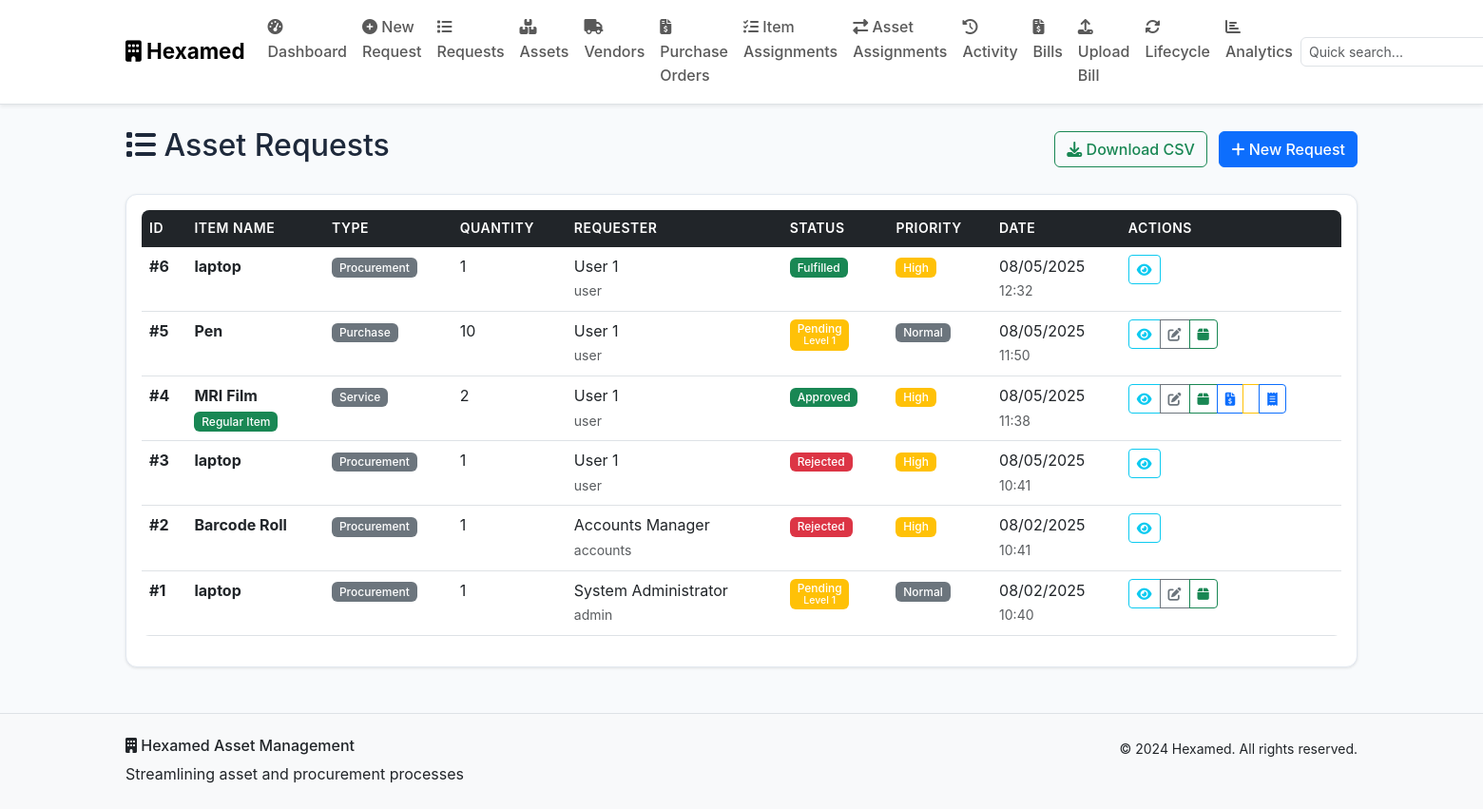
/requests (signed in), run on the app's committed database.
### models.py (models this page shows, shortened)
class AssetRequest(db.Model):
    id = db.Column(db.Integer, primary_key=True)
    item_name = db.Column(db.String(200), nullable=False)
    quantity = db.Column(db.Integer, nullable=False)
    purpose = db.Column(db.Text, nullable=False)
    request_type = db.Column(db.String(50), nullable=False)
    estimated_cost = db.Column(db.Float)
    urgency = db.Column(db.String(20), default='Normal')
    is_bulk_request = db.Column(db.Boolean, default=False)
    bulk_items = db.Column(db.Text)  # JSON array of items for bulk requests
    item_classification = db.Column(db.String(20))  # 'Regular' or 'Specific' - set by SCM
    status = db.Column(db.String(20), default='Pending')
    current_approval_level = db.Column(db.Integer, default=1)
    floor = db.Column(db.String(50))
    fulfilled_from_asset_id = db.Column(db.Integer, db.ForeignKey('asset.id'))
    fulfilled_quantity = db.Column(db.Integer, default=0)
    fulfilled_by = db.Column(db.Integer, db.ForeignKey('user.id'))
    fulfilled_at = db.Column(db.DateTime)
    fulfillment_notes = db.Column(db.Text)
    created_at = db.Column(db.DateTime, default=datetime.utcnow)
    updated_at = db.Column(db.DateTime, default=datetime.utcnow, onupdate=datetime.utcnow)
    user_id = db.Column(db.Integer, db.ForeignKey('user.id'), nullable=False)
    uploaded_files = db.relationship('UploadedFile', backref='request', lazy=True, cascade='all, delete-orphan')
    approvals = db.relationship('Approval', backref='request', lazy=True, cascade='all, delete-orphan')
    fulfilled_from_asset = db.relationship('Asset', foreign_keys=[fulfilled_from_asset_id])
    fulfilled_by_user = db.relationship('User', foreign_keys=[fulfilled_by])

class User(db.Model):
    id = db.Column(db.Integer, primary_key=True)
    username = db.Column(db.String(80), unique=True, nullable=False)
    email = db.Column(db.String(120), unique=True, nullable=False)
    password_hash = db.Column(db.String(256), nullable=False)
    role = db.Column(db.String(50), nullable=False, default='User')
    full_name = db.Column(db.String(100), nullable=False)
    floor = db.Column(db.String(50))
    department = db.Column(db.String(100))
    created_at = db.Column(db.DateTime, default=datetime.utcnow)
    is_active = db.Column(db.Boolean, default=True)
    requests = db.relationship('AssetRequest', foreign_keys='AssetRequest.user_id', backref='requester', lazy=True)

### routes.py (the view)
    def decorated_function(*args, **kwargs):
        if 'user_id' not in session:
            flash('Please log in to access this page.', 'warning')
            return redirect(url_for('login'))
        return f(*args, **kwargs)

### routes.py (called while the page is built)
def require_login(f):
    def decorated_function(*args, **kwargs):
        if 'user_id' not in session:
            flash('Please log in to access this page.', 'warning')
            return redirect(url_for('login'))
        return f(*args, **kwargs)
    decorated_function.__name__ = f.__name__
    return decorated_function

@app.route('/requests')
@require_login
def view_requests():
    user = User.query.get(session['user_id'])
    page = request.args.get('page', 1, type=int)
    if user.role in ['Admin', 'MD', 'Accounts/SCM']:
        requests = AssetRequest.query.order_by(AssetRequest.created_at.desc()).paginate(
            page=page, per_page=10, error_out=False)
    elif user.role == 'Concern Manager':
        requests = AssetRequest.query.filter_by(floor=user.floor).order_by(AssetRequest.created_at.desc()).paginate(
            page=page, per_page=10, error_out=False)
    else:
        requests = AssetRequest.query.filter_by(user_id=user.id).order_by(AssetRequest.created_at.desc()).paginate(
            page=page, per_page=10, error_out=False)
    assets = Asset.query.all() if user.role == 'Accounts/SCM' else []
    return render_template('requests.html', requests=requests, user=user, assets=assets)

### templates/requests.html (shortened to what this page needs)
{% extends "base.html" %}
{% block content %}
<div class="container my-4">
    <div class="row">
        <div class="col">
            <div class="d-flex justify-content-between align-items-center mb-4">
                <h2><i class="fas fa-list"></i> Asset Requests</h2>
                <div>
                    <a href="{{ url_for('download_requests') }}" class="btn btn-outline-success me-2">
                        <i class="fas fa-download"></i> Download CSV
                    </a>
                    <a href="{{ url_for('create_request') }}" class="btn btn-primary">
                        <i class="fas fa-plus"></i> New Request
                    </a>
                </div>
            </div>
        </div>
    </div>
    {% if requests.items %}
    <div class="card">
        <div class="card-body">
            <div class="table-responsive">
                <table class="table table-hover">
                    <thead>
                        <tr>
                            <th>ID</th>
                            <th>Item Name</th>
                            <th>Type</th>
                            <th>Quantity</th>
                            <th>Requester</th>
                            <th>Status</th>
                            <th>Priority</th>
                            <th>Date</th>
                            <th>Actions</th>
                        </tr>
                    </thead>
                    <tbody>
                        {% for request in requests.items %}
                        <tr>
                            <td><strong>#{{ request.id }}</strong></td>
                            <td>
                                <div>
                                    <strong>{{ request.item_name }}</strong>
                                    {% if request.item_classification %}
                                        <br><span class="badge bg-{{ 'success' if request.item_classification == 'Regular' else 'warning' }}">
                                            {{ request.item_classification }} Item
                                        </span>
                                    {% endif %}
                                </div>
                            </td>
                            <td>
                                <span class="badge bg-secondary">{{ request.request_type }}</span>
                            </td>
                            <td>{{ request.quantity }}</td>
                            <td>
                                <div>
                                    {{ request.requester.full_name }}
                                    <br><small class="text-muted">{{ request.requester.username }}</small>
                                </div>
                            </td>
                            <td>
                                {% if request.status == 'Pending' %}
                                    <span class="badge bg-warning">
                                        {{ request.status }}
                                        <br><small>Level {{ request.current_approval_level }}</small>
                                    </span>
                                {% elif request.status == 'Approved' %}
                                    <span class="badge bg-success">{{ request.status }}</span>
                                {% elif request.status == 'Rejected' %}
                                    <span class="badge bg-danger">{{ request.status }}</span>
                                {% elif request.status == 'Fulfilled' %}
                                    <span class="badge bg-success">{{ request.status }}</span>
                                {% endif %}
                            </td>
                            <td>
                                {% if request.urgency == 'Critical' %}
                                    <span class="badge bg-danger">{{ request.urgency }}</span>
                                {% elif request.urgency == 'High' %}
                                    <span class="badge bg-warning">{{ request.urgency }}</span>
                                {% elif request.urgency == 'Normal' %}
                                    <span class="badge bg-secondary">{{ request.urgency }}</span>
                                {% else %}
                                    <span class="badge bg-light text-dark">{{ request.urgency }}</span>
                                {% endif %}
                            </td>
                            <td>
                                <div>
                                    {{ request.created_at.strftime('%m/%d/%Y') if request.created_at else 'N/A' }}
                                    <br><small class="text-muted">{{ request.created_at.strftime('%H:%M') if request.created_at else 'N/A' }}</small>
                                </div>
                            </td>
                            <td>
                                <div class="btn-group btn-group-sm">
                                    <button class="btn btn-outline-info btn-sm" data-bs-toggle="modal"
                                            data-bs-target="#requestModal{{ request.id }}">
                                        <i class="fas fa-eye"></i>
                                    </button>
                                    {% if user.role in ['Accounts/SCM', 'Admin', 'MD'] %}
                                        {% if request.status in ['Pending', 'Approved'] %}
                                            <a href="{{ url_for('edit_request', request_id=request.id) }}"
                                               class="btn btn-outline-secondary btn-sm"
                                               title="Edit Request">
                                                <i class="fas fa-edit"></i>
                                            </a>
                                            <a href="{{ url_for('assign_from_asset', request_id=request.id) }}"
                                               class="btn btn-outline-success btn-sm"
                                               title="Assign from Asset">
                                                <i class="fas fa-box"></i>
                                            </a>
                                        {% endif %}
                                        {% if request.status == 'Approved' and user.role == 'Accounts/SCM' %}
                                            {% if not request.item_classification %}
                                                <a href="{{ url_for('classify_item', request_id=request.id) }}"
                                                   class="btn btn-outline-info btn-sm"
                                                   title="Classify Item & Create PO">
                                                    <i class="fas fa-tags"></i>
                                                </a>
                                            {% else %}
                                                <a href="{{ url_for('create_purchase_order_from_request', request_id=request.id) }}"
                                                   class="btn btn-outline-primary btn-sm"
                                                   title="Create Purchase Order">
                                                    <i class="fas fa-file-invoice-dollar"></i>
                                                </a>
                                            {% endif %}
                                            <a href="{{ url_for('fulfill_request', request_id=request.id) }}"
                                               class="btn btn-outline-warning btn-sm"
                                               title="Fulfill from Assets">
                                            </a>
                                            <a href="{{ url_for('upload_bill', request_id=request.id) }}"
                                               class="btn btn-outline-primary btn-sm"
                                               title="Upload Bill">
                                                <i class="fas fa-receipt"></i>
                                            </a>
                                        {% endif %}
                                    {% endif %}
                                </div>
                            </td>
                        </tr>
                        {% endfor %}
                    </tbody>
                </table>
            </div>
        </div>
    </div>
    {% endif %}
</div>
{% endblock %}

### static/style.css (style rules this page uses)
:root { --hexamed-primary: #2563eb; --hexamed-secondary: #64748b; --hexamed-success: #00ffaa; --hexamed-warning: #ffa200; --hexamed-danger: #ff0000; --hexamed-info: #06b6d4; --hexamed-light: #f8fafc; --hexamed-dark: #465977; --hexamed-gradient: linear-gradient(135deg, #2563eb, #06b6d4); }
body { font-family: 'Inter', 'Segoe UI', Tahoma, Geneva, Verdana, sans-serif; line-height: 1.6; background-color: #f8fafc; color: #1e293b; }
.card { border: 1px solid #e2e8f0; border-radius: 0.75rem; box-shadow: 0 1px 3px rgba(0, 0, 0, 0.1); transition: all 0.3s ease; background: white; }
.btn { font-weight: 500; transition: all 0.3s ease; border-radius: 0.375rem; }
.btn-group .btn { border-radius: 0.25rem; }
.table { border-radius: 0.5rem; overflow: hidden; }
.table thead th { background-color: var(--bs-dark); color: white; border: none; font-weight: 600; text-transform: uppercase; font-size: 0.875rem; letter-spacing: 0.5px; }
.table tbody tr { transition: background-color 0.2s ease; }
.badge { font-weight: 500; font-size: 0.75rem; padding: 0.35em 0.65em; }

### data on the page
AssetRequest: id "6", item_name "laptop", request_type "Procurement", quantity "1", requester.full_name "User 1", requester.username "user", status "Fulfilled", urgency "High", created_at "08/05/2025", created_at "12:32"
AssetRequest: id "5", item_name "Pen", request_type "Purchase", quantity "10", requester.full_name "User 1", requester.username "user", status "Pending", current_approval_level "1", urgency "Normal", created_at "08/05/2025", created_at "11:50"
AssetRequest: id "4", item_name "MRI Film", item_classification "Regular", request_type "Service", quantity "2", requester.full_name "User 1", requester.username "user", status "Approved", urgency "High", created_at "08/05/2025", created_at "11:38"
AssetRequest: id "3", item_name "laptop", request_type "Procurement", quantity "1", requester.full_name "User 1", requester.username "user", status "Rejected", urgency "High", created_at "08/05/2025", created_at "10:41"
AssetRequest: id "2", item_name "Barcode Roll", request_type "Procurement", quantity "1", requester.full_name "Accounts Manager", requester.username "accounts", status "Rejected", urgency "High", created_at "08/02/2025", created_at "10:41"
AssetRequest: id "1", item_name "laptop", request_type "Procurement", quantity "1", requester.full_name "System Administrator", requester.username "admin", status "Pending", current_approval_level "1", urgency "Normal", created_at "08/02/2025", created_at "10:40"
